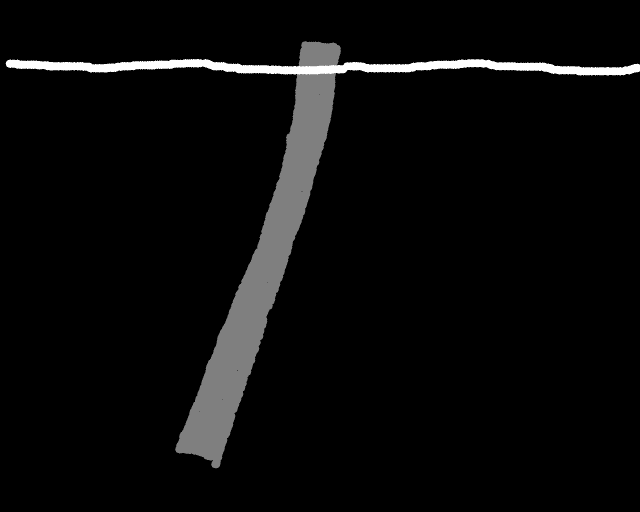
#> input picture gt_fused_masks/pole_001_mask.png, 1280 x 1024 px, found by its file name (shown at 1/2 size); its folder holds 4 pictures in this run
$ jupyter execute --allow-errors ground_truth_pipeline.ipynb
#> lines starting #> are read from the running program, lines starting #| are printed output that depends on the picture; after the words box and inside, x2 and y2 are one past the last pixel; in counts of white or black regions, pixels touching at a corner belong together
# Ground Truth Pipeline — Rename + Merge + Component Heights

### What this notebook does
1. **Cell 1** — Renames your masks to consecutive `pole_001_mask.png` … `pole_037_mask.png`
2. **Cell 2** — Merges LiDAR masks + GSV masks into one fused ground truth per pole
3. **Cell 3** — Extracts component heights above ground from the LAS + fused masks
4. **Cell 4** — Saves `ground_truth.csv` (one row per component per pole) — ready for ML

### Ground truth fusion rule
| Situation | What wins |
|---|---|
| LiDAR mask has label, GSV mask empty | LiDAR wins |
| GSV mask has label, LiDAR mask empty | GSV wins |
| Both have same label | Either (consistent) |
| Both have conflicting labels | **LiDAR wins** (3D source is more precise) |

## Cell 1 — Rename masks to consecutive numbering

[cell 1]
import os, shutil, cv2
import numpy as np

LIDAR_MASK_DIR = 'pole_masks'        # your labelled masks from further.ipynb
GSV_MASK_DIR   = 'gsv_masks'         # your Google mapper masks (same structure)
OUT_LIDAR_DIR  = 'gt_lidar_masks'    # renamed LiDAR masks
OUT_GSV_DIR    = 'gt_gsv_masks'      # renamed GSV masks

os.makedirs(OUT_LIDAR_DIR, exist_ok=True)
os.makedirs(OUT_GSV_DIR,   exist_ok=True)

# ── Mapping: mask file number → consecutive new ID ────────────────────────────
# further.ipynb numbered masks by CSV row index (0-based, skipping tree rows)
# Duplicates (_1 suffix) = pole was re-labelled → _1 is the newer version, use it

MASK_NUM_TO_NEW_ID = {
     0:  1,  1:  2,  3:  3,  4:  4,  5:  5,  6:  6,
     9:  7, 10:  8, 11:  9, 12: 10, 13: 11, 14: 12,
    15: 13, 16: 14, 17: 15, 19: 16, 22: 17, 23: 18,
    24: 19, 25: 20, 27: 21, 28: 22, 29: 23, 30: 24,
    31: 25, 32: 26, 33: 27, 36: 28, 37: 29, 38: 30,
    40: 31, 41: 32, 42: 33, 43: 34, 44: 35, 45: 36,
    46: 37,
}

# Poles that were re-labelled (pole_X_1_mask.png is the newer version)
REDONE = {9, 14, 16, 17, 18, 28}  # new IDs that had _1 re-done

def rename_masks(src_dir, dst_dir, label='LiDAR'):
    """Rename mask files from further.ipynb numbering to consecutive 1-37."""
    if not os.path.exists(src_dir):
        print(f'  {src_dir} not found — skipping')
        return {}

    renamed = {}
    for mask_num, new_id in sorted(MASK_NUM_TO_NEW_ID.items()):
        # If this pole was re-done, prefer the _1 version
        if new_id in REDONE:
            candidates = [
                f'pole_{mask_num}_1_mask.png',  # re-done (preferred)
                f'pole_{mask_num}_mask.png',    # original fallback
            ]
        else:
            candidates = [f'pole_{mask_num}_mask.png']

        src_file = None
        for cand in candidates:
            path = os.path.join(src_dir, cand)
            if os.path.exists(path):
                src_file = path
                break

        dst_file = os.path.join(dst_dir, f'pole_{new_id:03d}_mask.png')

        if src_file is None:
            print(f'  [{label}] Pole {new_id:02d}: NOT FOUND (mask_num={mask_num})')
            continue

        shutil.copy2(src_file, dst_file)
        renamed[new_id] = dst_file

        # Quick check: is the mask non-empty?
        m = cv2.imread(dst_file, cv2.IMREAD_GRAYSCALE)
        if m is None:
            print(f'  [{label}] Pole {new_id:02d}: COPIED but unreadable!')
        else:
            n_labelled = (m > 0).sum()
            print(f'  [{label}] Pole {new_id:02d}: {n_labelled:>6} labelled pixels  ← {os.path.basename(src_file)}')

    return renamed

print('=== Renaming LiDAR masks ===')
lidar_renamed = rename_masks(LIDAR_MASK_DIR, OUT_LIDAR_DIR, 'LiDAR')

print()
print('=== Renaming GSV masks ===')
gsv_renamed = rename_masks(GSV_MASK_DIR, OUT_GSV_DIR, 'GSV')

print(f'\nLiDAR masks renamed: {len(lidar_renamed)}/37')
print(f'GSV   masks renamed: {len(gsv_renamed)}/37')
print('Run Cell 2 to fuse both sources into one ground truth.')

## Cell 2 — Fuse LiDAR + GSV masks into one ground truth mask per pole

[cell 2]
FUSED_DIR = 'gt_fused_masks'
os.makedirs(FUSED_DIR, exist_ok=True)

# LiDAR wins on conflict (3D source more geometrically accurate)
# GSV fills in where LiDAR mask is empty (e.g. transformer, crossarm detail)

# Label IDs — must match what BOTH labelers used
# LiDAR labeler (further.ipynb):  1=SHAFT 2=CROSSARM 3=PRIMARY 4=SECONDARY
#                                  5=NEUTRAL 6=DOWNGUY 7=ANCHOR 8=TRANSFORMER
# GSV labeler (further.ipynb):    same taxonomy assumed
LABEL_NAMES = {
    1:'SHAFT', 2:'CROSSARM', 3:'PRIMARY', 4:'SECONDARY',
    5:'NEUTRAL', 6:'DOWNGUY', 7:'ANCHOR', 8:'TRANSFORMER'
}

fusion_report = []

print(f'Fusing masks for poles 1–37 → {FUSED_DIR}/')
for new_id in range(1, 38):
    lidar_path = os.path.join(OUT_LIDAR_DIR, f'pole_{new_id:03d}_mask.png')
    gsv_path   = os.path.join(OUT_GSV_DIR,   f'pole_{new_id:03d}_mask.png')

    lidar_mask = cv2.imread(lidar_path, cv2.IMREAD_GRAYSCALE) if os.path.exists(lidar_path) else None
#> lidar_mask is the input picture: shape (1024, 1280); min 0, max 2, mean 0.0818
    gsv_mask   = cv2.imread(gsv_path,   cv2.IMREAD_GRAYSCALE) if os.path.exists(gsv_path)   else None

    if lidar_mask is None and gsv_mask is None:
        print(f'  Pole {new_id:02d}: no mask from either source — skipped')
        fusion_report.append({'pole_id': new_id, 'source': 'NONE',
                               'lidar_px': 0, 'gsv_px': 0, 'fused_px': 0})
        continue

    # Use whichever is available as base; if both exist, fuse
    if lidar_mask is None:
        fused = gsv_mask.copy(); src = 'GSV_ONLY'
    elif gsv_mask is None:
        fused = lidar_mask.copy(); src = 'LIDAR_ONLY'
    else:
        # Both available: start with GSV, overwrite with LiDAR where LiDAR != 0
        fused = gsv_mask.copy()
        lidar_nz = lidar_mask > 0
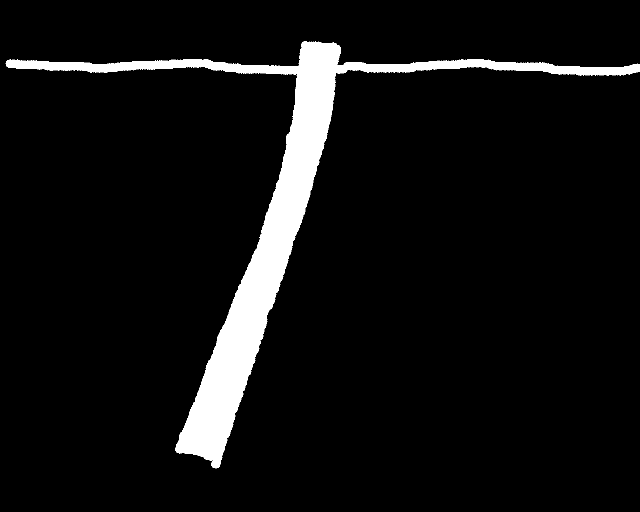
#> lidar_nz: shape (1024, 1280) bool (shown at 1/2 size); 6.6% white; 1 white region, box (x1, y1, x2, y2) and area: (11, 82, 1280, 937) 86689
        fused[lidar_nz] = lidar_mask[lidar_nz]  # LiDAR wins
        src = 'FUSED'

    dst_path = os.path.join(FUSED_DIR, f'pole_{new_id:03d}_mask.png')
    cv2.imwrite(dst_path, fused)

    n_lidar = int((lidar_mask > 0).sum()) if lidar_mask is not None else 0
#> n_lidar = 86689
    n_gsv   = int((gsv_mask   > 0).sum()) if gsv_mask   is not None else 0
#> n_gsv = 86689
    n_fused = int((fused > 0).sum())
#> n_fused = 86689

    # Per-class breakdown
    classes_present = [LABEL_NAMES[v] for v in np.unique(fused) if v > 0 and v in LABEL_NAMES]
#> classes_present = ['SHAFT', 'CROSSARM']

    print(f'  Pole {new_id:02d} [{src:>11s}]: LiDAR={n_lidar:>5} GSV={n_gsv:>5} '
          f'Fused={n_fused:>5}  [{", ".join(classes_present)}]')
#|   Pole 01 [      FUSED]: LiDAR=86689 GSV=86689 Fused=86689  [SHAFT, CROSSARM]

    fusion_report.append({'pole_id': new_id, 'source': src,
                          'lidar_px': n_lidar, 'gsv_px': n_gsv, 'fused_px': n_fused,
                          'components': ', '.join(classes_present)})
#> pass 2 of the loop `for new_id in range(1, 38):`:
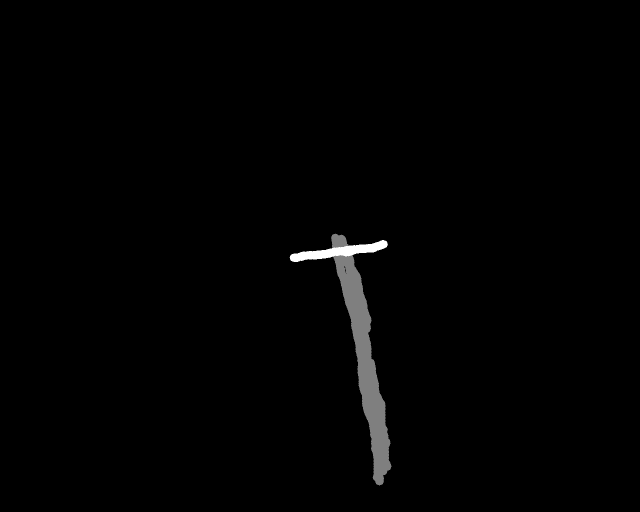
#> input picture gt_fused_masks/pole_002_mask.png, 1280 x 1024 px, found by its file name (shown at 1/2 size)
#> lidar_mask is the input picture: shape (1024, 1280); min 0, max 2, mean 0.0185
#> `lidar_nz = lidar_mask > 0`:
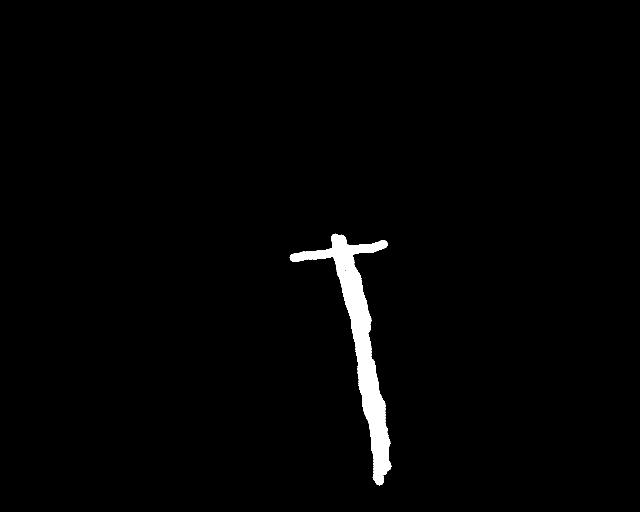
#> lidar_nz: shape (1024, 1280) bool (shown at 1/2 size); 1.6% white; 1 white region, box (x1, y1, x2, y2) and area: (579, 467, 783, 971) 20873
#> n_lidar = 20873
#|   Pole 02 [      FUSED]: LiDAR=20873 GSV=20873 Fused=20873  [SHAFT, CROSSARM]
#> pass 3 of the loop `for new_id in range(1, 38):`:
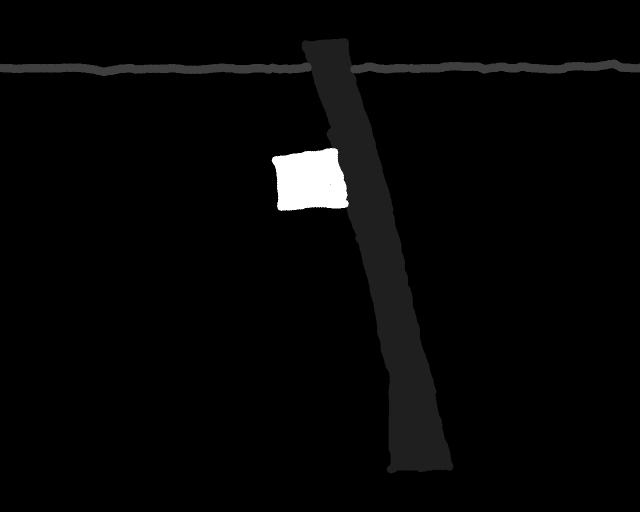
#> input picture gt_fused_masks/pole_003_mask.png, 1280 x 1024 px, found by its file name (shown at 1/2 size)
#> lidar_mask is the input picture: shape (1024, 1280); min 0, max 8, mean 0.183
#> `lidar_nz = lidar_mask > 0`:
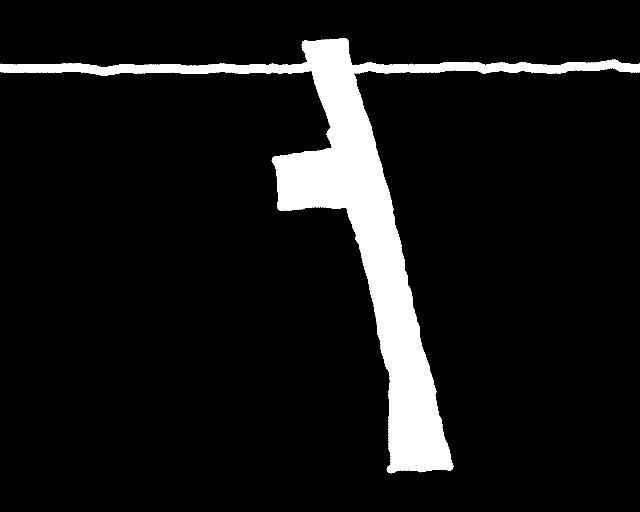
#> lidar_nz: shape (1024, 1280) bool (shown at 1/2 size); 8.6% white; 1 white region, box (x1, y1, x2, y2) and area: (0, 76, 1280, 947) 112619
#> n_lidar = 112619
#> classes_present = ['SHAFT', 'CROSSARM', 'TRANSFORMER']
#|   Pole 03 [      FUSED]: LiDAR=112619 GSV=112619 Fused=112619  [SHAFT, CROSSARM, TRANSFORMER]
#> the loop made 37 passes; the first 3 are shown

import pandas as pd
pd.DataFrame(fusion_report).to_csv('fusion_report.csv', index=False)
print('\nfusion_report.csv saved. Run Cell 3 to extract heights.')
